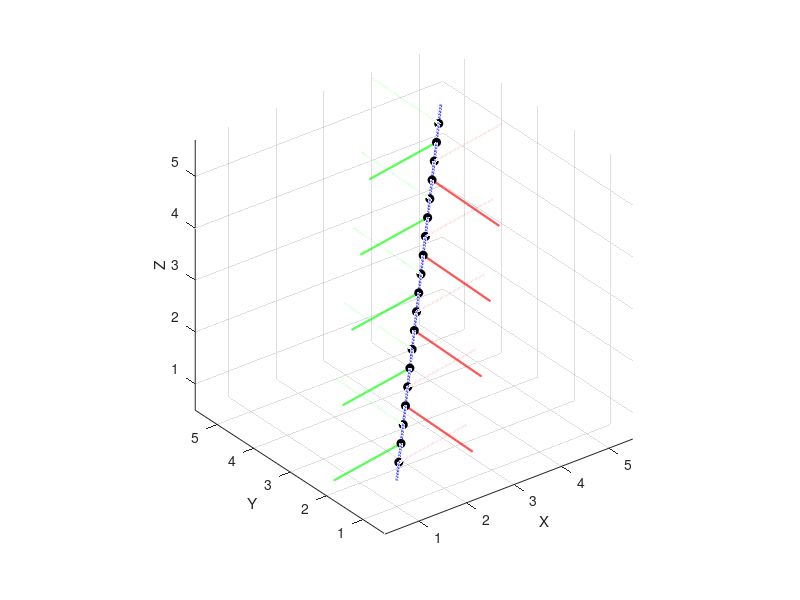

MATLAB code to generate this figure: (Note: this script raises an error after producing the figure.)
clear; clc; close all

length = 5; segments = 500;
t = linspace(1, length, segments);
x = t; y = t; z = t;
all_points = [x', y', z'];

figure;
plot3(x,y,z,'b','LineWidth',2);
hold on; grid on; axis equal;
xlabel('X'); ylabel('Y'); zlabel('Z');

branches1 = [100,200,300,400];
x_rel1 = -0.2*t;
y_rel1 = 0.2*t;
z_rel1 = 0.2*t;

for k=1:size(branches1,2)
    idx = branches1(k);

    x0 = x(idx); y0 = y(idx); z0 = z(idx);
    x_branch = x_rel1 + x0 - x_rel1(end);
    y_branch = y_rel1 + y0 - y_rel1(end);
    z_branch = z_rel1 + z0 - z_rel1(end);

    all_points = [all_points; [x_branch', y_branch', z_branch']];
    plot3(x_branch, y_branch, z_branch, 'r', 'LineWidth', 1.5);
    plot3(x0, y0, z0, 'ko', 'MarkerSize', 6, 'MarkerFaceColor', 'k');
end

branches2 = [50,150,250,350,450];
x_rel2 = 0.2*t;
y_rel2 = -0.2*t;
z_rel2 = 0.2*t;

for k=1:size(branches2,2)
    idx = branches2(k);

    x0 = x(idx); y0 = y(idx); z0 = z(idx);
    x_branch = x_rel2 + x0 - x_rel2(end);
    y_branch = y_rel2 + y0 - y_rel2(end);
    z_branch = z_rel2 + z0 - z_rel2(end);

    all_points = [all_points; [x_branch', y_branch', z_branch']];
    plot3(x_branch, y_branch, z_branch, 'g', 'LineWidth', 1.5);
    plot3(x0, y0, z0, 'ko', 'MarkerSize', 6, 'MarkerFaceColor', 'k');
end

branches3 = [25,125,225,325,425];
x_rel3 = -0.2*t;
y_rel3 = 0.2*t;
z_rel3 = -0.2*t;

for k=1:size(branches3,2)
    idx = branches3(k);

    x0 = x(idx); y0 = y(idx); z0 = z(idx);
    x_branch = x_rel3 + x0 - x_rel3(end);
    y_branch = y_rel3 + y0 - y_rel3(end);
    z_branch = z_rel3 + z0 - z_rel3(end);

    all_points = [all_points; [x_branch', y_branch', z_branch']];
    plot3(x_branch, y_branch, z_branch, 'r', 'LineWidth', 1.5);
    plot3(x0, y0, z0, 'ko', 'MarkerSize', 6, 'MarkerFaceColor', 'k');
end

branches4 = [75,175,275,375,475];
x_rel4 = 0.2*t;
y_rel4 = -0.2*t;
z_rel4 = -0.2*t;

for k=1:size(branches4,2)
    idx = branches4(k);

    x0 = x(idx); y0 = y(idx); z0 = z(idx);
    x_branch = x_rel4 + x0 - x_rel4(end);
    y_branch = y_rel4 + y0 - y_rel4(end);
    z_branch = z_rel4 + z0 - z_rel4(end);

    all_points = [all_points; [x_branch', y_branch', z_branch']];
    plot3(x_branch, y_branch, z_branch, 'g', 'LineWidth', 1.5);
    plot3(x0, y0, z0, 'ko', 'MarkerSize', 6, 'MarkerFaceColor', 'k');
end

min_coords = min(all_points, [], 1); max_coords = max(all_points, [], 1);
scaled_points = (all_points - min_coords)./(max_coords - min_coords);
scaled_points = 223*scaled_points + 1;

vol_size = 224;
volume = zeros(vol_size);

indices = round(scaled_points);
indices = max(min(indices, vol_size), 1);

for i =1:size(indices,1)
    volume(indices(i,1), indices(i,2), indices(i,3)) = 1;
end

SE = strel('sphere', 3);
volume = imdilate(volume, SE); volshow(volume);